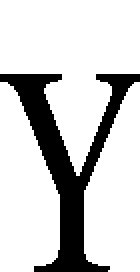
#> input picture Lab6/segmented_letters/char_10.bmp, 70 x 136 px (shown 2 times larger); its folder holds only this picture in this run
$ python letters_profiles.py
#> lines starting #> are read from the running program, lines starting #| are printed output that depends on the picture; after the words box and inside, x2 and y2 are one past the last pixel; in counts of white or black regions, pixels touching at a corner belong together
import os
import numpy as np
import matplotlib.pyplot as plt
from PIL import Image

input_dir = "segmented_letters"
output_dir = "letter_profiles"
os.makedirs(output_dir, exist_ok=True)

for filename in sorted(os.listdir(input_dir)):
    if filename.endswith(".bmp"):
        filepath = os.path.join(input_dir, filename)

        img = Image.open(filepath).convert("1")
#> img is the input picture: PIL image 70x136 1; 80.2% white; 1 black region, box (x1, y1, x2, y2) and area: (0, 37, 70, 136) 1882
        binary = np.array(img, dtype=np.uint8)
        binary = 1 - binary  # чёрные пиксели = 1

        h_profile = np.sum(binary, axis=1)  # по строкам (Y)
#> h_profile = 136 values, max 53 at index 37, min 0 at index 0, mean 13.84
        v_profile = np.sum(binary, axis=0)  # по столбцам (X)
#> v_profile = 70 values, max 71 at index 30, min 4 at index 0, mean 26.89

        fig, axs = plt.subplots(1, 2, figsize=(12, 5))

        # Горизонтальный профиль: вдоль строки, направо (ось X)
        axs[0].barh(range(len(h_profile)), h_profile, color='black', height=1.0)
        axs[0].set_title("Горизонтальный профиль")
        axs[0].set_xlabel("Чёрные пиксели")
        axs[0].set_ylabel("Номер строки")
        axs[0].invert_yaxis()  # Верх строки — вверху графика
        axs[0].grid(True)

        # Вертикальный профиль: вдоль столбцов, вверх (ось Y)
        axs[1].bar(range(len(v_profile)), v_profile, color='black', width=1.0)
        axs[1].set_title("Вертикальный профиль")
        axs[1].set_xlabel("Номер столбца")
        axs[1].set_ylabel("Чёрные пиксели")
        axs[1].grid(True)

        plt.suptitle(filename)
        plt.tight_layout(rect=[0, 0, 1, 0.95])
        plt.savefig(os.path.join(output_dir, f"{filename[:-4]}_profile.png"))
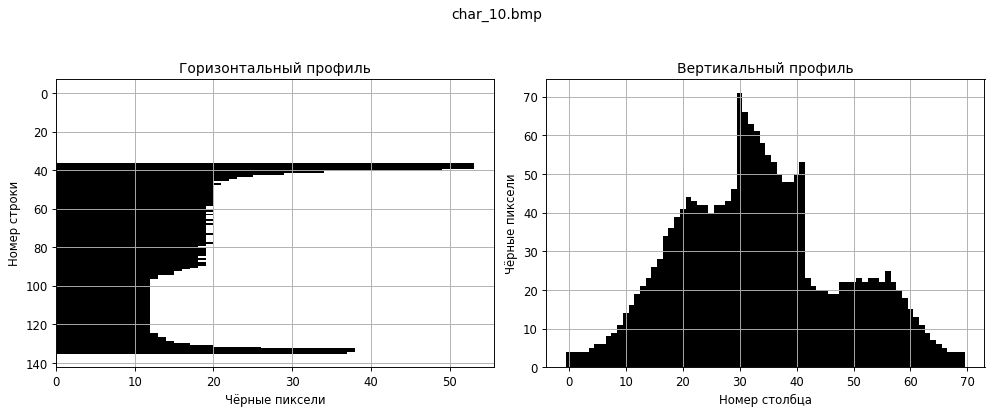
#> figure drawn by matplotlib, 2 panels; panel 2: tallest bar 71 high, from x = 29.5 to 30.5
        plt.close()

print("Профили для всех символов сохранены в папке 'letter_profiles'.")

$ run again, on Lab6/segmented_letters/char_20.bmp
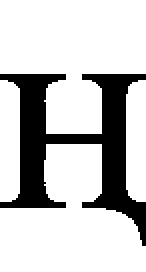
#> input picture Lab6/segmented_letters/char_20.bmp, 73 x 136 px (shown 2 times larger)
#> img is the input picture: PIL image 73x136 1; 77.3% white; 1 black region, box (x1, y1, x2, y2) and area: (0, 37, 73, 123) 2250
#> h_profile = 136 values, max 65 at index 37, min 0 at index 0, mean 16.54
#> v_profile = 73 values, max 70 at index 61, min 5 at index 33, mean 30.82
#> `plt.savefig(os.path.join(output_dir, f"{filename[:-4]}_profile.png"))`:
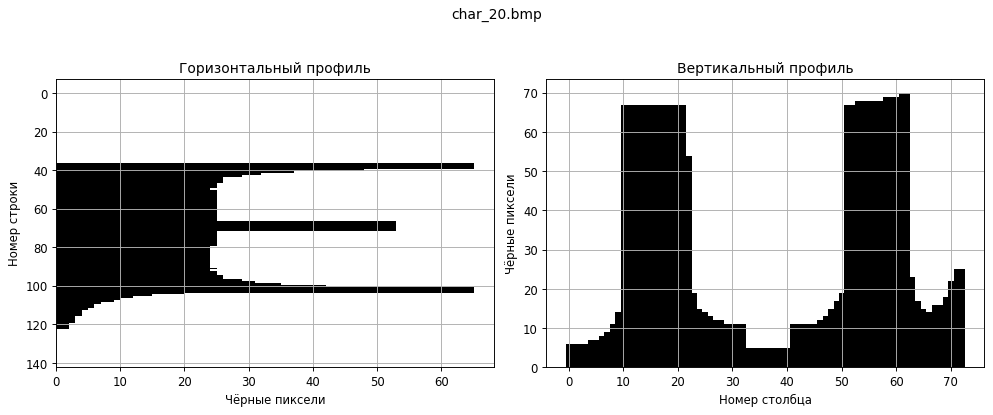
#> figure drawn by matplotlib, 2 panels

$ run again, on Lab6/segmented_letters/char_4.bmp
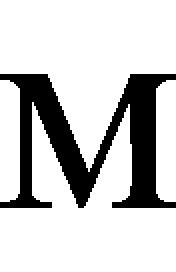
#> input picture Lab6/segmented_letters/char_4.bmp, 88 x 136 px (shown 2 times larger)
#> img is the input picture: PIL image 88x136 1; 79.2% white; 1 black region, box (x1, y1, x2, y2) and area: (0, 37, 88, 104) 2485
#> h_profile = 136 values, max 63 at index 101, min 0 at index 0, mean 18.27
#> v_profile = 88 values, max 67 at index 10, min 6 at index 0, mean 28.24
#> `plt.savefig(os.path.join(output_dir, f"{filename[:-4]}_profile.png"))`:
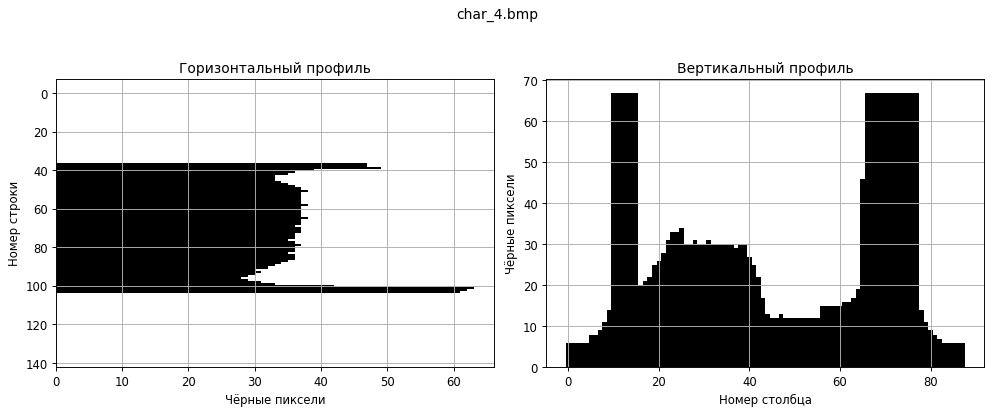
#> figure drawn by matplotlib, 2 panels

$ run again, on Lab6/segmented_letters/char_11.bmp
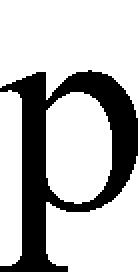
#> input picture Lab6/segmented_letters/char_11.bmp, 69 x 136 px (shown 2 times larger)
#> img is the input picture: PIL image 69x136 1; 73.4% white; 1 black region, box (x1, y1, x2, y2) and area: (0, 35, 69, 136) 2497
#> h_profile = 136 values, max 57 at index 44, min 0 at index 0, mean 18.36
#> v_profile = 69 values, max 100 at index 18, min 5 at index 0, mean 36.19
#> `plt.savefig(os.path.join(output_dir, f"{filename[:-4]}_profile.png"))`:
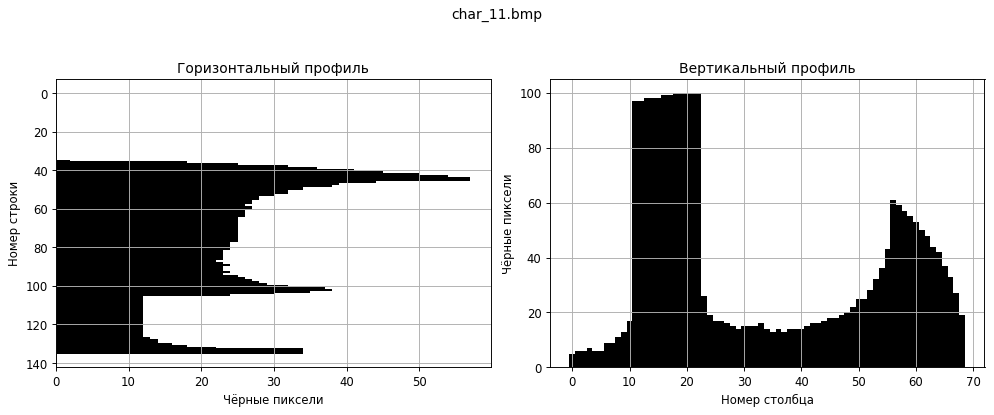
#> figure drawn by matplotlib, 2 panels
